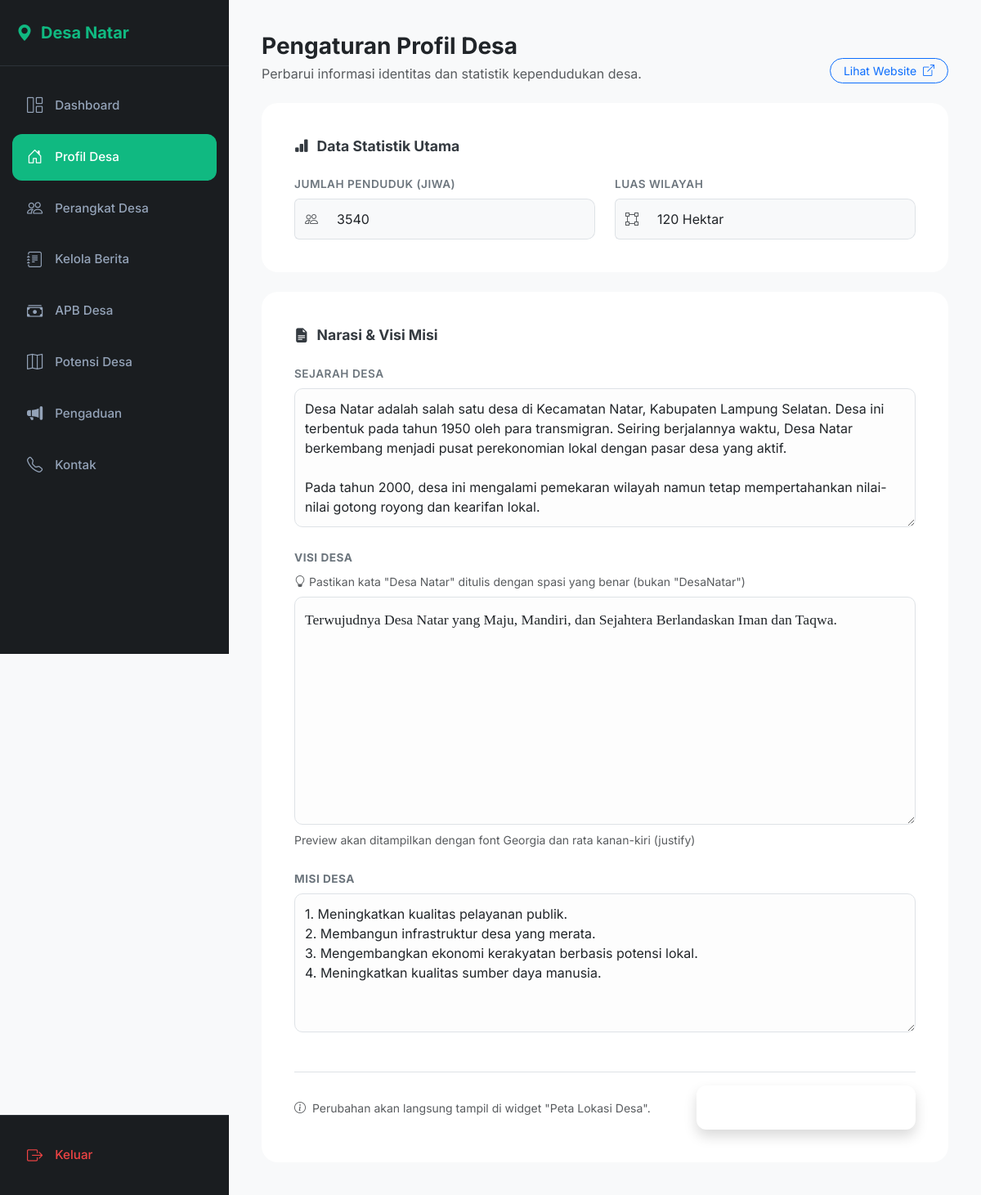
Page /admin/manage-profil.php (signed in) on the committed database.
### tables this page shows
CREATE TABLE profil (
    id INT AUTO_INCREMENT PRIMARY KEY,
    sejarah TEXT,
    visi TEXT,
    misi TEXT,
    populasi INT DEFAULT 0,
    luas_wilayah VARCHAR(50),
    batas_utara VARCHAR(100),
    batas_selatan VARCHAR(100),
    batas_timur VARCHAR(100),
    batas_barat VARCHAR(100),
    peta_lokasi_iframe TEXT
);

### admin/manage-profil.php (the view, shortened to what this page needs)
<?php
require '../config/db.php';
$query = mysqli_query($conn, "SELECT * FROM profil WHERE id = 1");
$data = mysqli_fetch_assoc($query);
?>
<!DOCTYPE html>
<html lang="id">
<head>
    <link href="https://cdn.jsdelivr.net/npm/bootstrap@5.3.0/dist/css/bootstrap.min.css" rel="stylesheet">
    <link rel="stylesheet" href="https://cdn.jsdelivr.net/npm/bootstrap-icons@1.11.0/font/bootstrap-icons.css">
</head>
<body>
<div class="d-flex">
    <nav class="sidebar" id="sidebar">
        <div class="sidebar-brand"><i class="bi bi-geo-alt-fill"></i> Desa Natar</div>
        <ul class="sidebar-menu">
            <li><a href="index.php"><i class="bi bi-grid-1x2"></i> Dashboard</a></li>
            <li><a href="manage-profil.php" class="active"><i class="bi bi-house-door"></i> Profil Desa</a></li>
            <li><a href="manage-struktur.php"><i class="bi bi-people"></i> Perangkat Desa</a></li>
            <li><a href="manage-berita.php"><i class="bi bi-journal-text"></i> Kelola Berita</a></li>
            <li><a href="manage-apbdesa.php"><i class="bi bi-cash-stack"></i> APB Desa</a></li>
            <li><a href="manage-potensi.php"><i class="bi bi-map"></i> Potensi Desa</a></li>        <li><a href="manage-pengaduan.php"><i class="bi bi-megaphone-fill"></i> Pengaduan</a></li>            <li><a href="manage-kontak.php"><i class="bi bi-telephone"></i> Kontak</a></li>
        </ul>
        <div class="logout-section">
            <a href="logout.php"><i class="bi bi-box-arrow-right"></i> Keluar</a>
        </div>
    </nav>
    <main class="main-content w-100">
        <div class="mb-4 d-flex justify-content-between align-items-end">
            <div>
                <h3 class="fw-bold mb-1">Pengaturan Profil Desa</h3>
                <p class="text-muted mb-0">Perbarui informasi identitas dan statistik kependudukan desa.</p>
            </div>
            <a href="../index.php" target="_blank" class="btn btn-outline-primary btn-sm rounded-pill px-3">Lihat Website <i class="bi bi-box-arrow-up-right ms-1"></i></a>
        </div>
        <form action="" method="POST">
            <div class="form-card mb-4">
                <div class="section-title"><i class="bi bi-bar-chart-fill"></i> Data Statistik Utama</div>
                <div class="row g-4">
                    <div class="col-md-6">
                        <label class="form-label">Jumlah Penduduk (Jiwa)</label>
                        <div class="input-group">
                            <span class="input-group-text bg-light border-end-0"><i class="bi bi-people text-muted"></i></span>
                            <input type="number" name="populasi" class="form-control bg-light border-start-0" value="<?php echo $data['populasi']; ?>" required>
                        </div>
                    </div>
                    <div class="col-md-6">
                        <label class="form-label">Luas Wilayah</label>
                        <div class="input-group">
                            <span class="input-group-text bg-light border-end-0"><i class="bi bi-bounding-box text-muted"></i></span>
                            <input type="text" name="luas_wilayah" class="form-control bg-light border-start-0" value="<?php echo $data['luas_wilayah']; ?>" required>
                        </div>
                    </div>
                </div>
            </div>
            <div class="form-card">
                <div class="section-title"><i class="bi bi-file-earmark-text-fill"></i> Narasi & Visi Misi</div>
                <div class="mb-4">
                    <label class="form-label">Sejarah Desa</label>
                    <textarea name="sejarah" class="form-control" rows="6" placeholder="Tuliskan sejarah singkat desa..."><?php echo $data['sejarah']; ?></textarea>
                </div>
                <div class="row g-4">
                    <div class="col-12">
                        <label class="form-label fw-bold">Visi Desa</label>
                        <small class="text-muted d-block mb-2">
                            <i class="bi bi-lightbulb"></i> Pastikan kata "Desa Natar" ditulis dengan spasi yang benar (bukan "DesaNatar")
                        </small>
                        <textarea name="visi" class="form-control" rows="8" style="font-family: 'Georgia', 'Times New Roman', serif; font-size: 1.1rem; line-height: 1.8;" placeholder="Contoh: Pemerintahan Desa NATAR dan Masyarakat setempat sepakat bahwa Visi adalah gambaran umum dari kondisi yang ideal..."><?php echo $data['visi']; ?></textarea>
                        <small class="text-muted mt-2 d-block">Preview akan ditampilkan dengan font Georgia dan rata kanan-kiri (justify)</small>
                    </div>
                    <div class="col-12">
                        <label class="form-label fw-bold">Misi Desa</label>
                        <textarea name="misi" class="form-control" rows="6" placeholder="Langkah-langkah pencapaian visi..."><?php echo $data['misi']; ?></textarea>
                    </div>
                </div>
                <div class="mt-5 pt-3 border-top d-flex justify-content-between align-items-center">
                    <span class="text-muted small italic"><i class="bi bi-info-circle me-1"></i> Perubahan akan langsung tampil di widget "Peta Lokasi Desa".</span>
                    <button type="submit" name="update" class="btn btn-primary btn-save text-white shadow">
                    </button>
                </div>
            </div>
        </form>
    </main>
</div>
</body>
</html>

### admin/manage-profil.php (style rules this page uses)
:root { --sidebar-bg: #1a1d20; --active-blue: #10b981; --bs-primary: #10b981; --bs-primary-rgb: 16, 185, 129; }
body { font-family: 'Inter', sans-serif; background-color: #f8f9fa; }
.sidebar { width: 280px; background: var(--sidebar-bg); height: 100vh; position: fixed; padding: 25px 0; display: flex; flex-direction: column; }
.sidebar-brand { color: var(--active-blue); font-weight: 700; font-size: 1.25rem; padding: 0 20px 25px; margin-bottom: 20px; border-bottom: 1px solid #2d3238; flex-shrink: 0; display: flex; align-items: center; gap: 10px; }
.sidebar-menu { list-style: none; padding: 0 15px; padding-bottom: 80px; margin: 0; flex-grow: 1; overflow-y: auto; }
.sidebar-menu li { margin-bottom: 6px; }
.sidebar-menu a { display: flex; align-items: center; gap: 15px; padding: 14px 18px; border-radius: 12px; text-decoration: none; color: #94a3b8; font-size: 0.95rem; font-weight: 500; transition: all 0.2s; }
.sidebar-menu a i { font-size: 1.2rem; }
.sidebar-menu a:hover, .sidebar-menu a.active { background: var(--active-blue); color: white; }
.logout-section { position: fixed; bottom: 0; left: 0; width: 280px; padding: 20px 15px; border-top: 1px solid #2d3238; background: var(--sidebar-bg); flex-shrink: 0; }
.logout-section a { display: flex; align-items: center; gap: 15px; padding: 14px 18px; border-radius: 12px; text-decoration: none; color: #ef4444; font-size: 0.95rem; font-weight: 500; transition: all 0.2s; }
.logout-section a i { font-size: 1.2rem; }
.main-content { margin-left: 280px; padding: 40px; transition: 0.3s; }
.form-card { background: #fff; border-radius: 20px; border: none; box-shadow: var(--card-shadow); padding: 40px; }
.section-title { font-size: 1.1rem; font-weight: 700; color: #343a40; margin-bottom: 20px; display: flex; align-items: center; }
.section-title i { color: var(--primary-blue); margin-right: 10px; }
.form-label { font-weight: 600; font-size: 0.85rem; color: #6c757d; text-transform: uppercase; letter-spacing: 0.5px; }
.form-control { border-radius: 10px; padding: 12px; border: 1px solid #dee2e6; background-color: #fdfdfd; }
.btn-save { background: var(--primary-blue); border: none; padding: 15px 40px; border-radius: 12px; font-weight: 700; transition: 0.3s; }

### rows in the picture
profil: populasi "3540", luas_wilayah "120 Hektar", sejarah "Desa Natar adalah salah satu desa di Kecamatan Natar, Kabupaten Lampung Selatan. Desa ini terbentuk pada tahun 1950 oleh para transmigran. Seiring berjalannya waktu, Desa Natar berkembang menjadi pusat perekonomian lokal dengan pasar desa yang aktif. Pada tahun 2000, desa ini mengalami pemekaran wilayah namun tetap mempertahankan nilai-nilai gotong royong dan kearifan lokal.", visi "Terwujudnya Desa Natar yang Maju, Mandiri, dan Sejahtera Berlandaskan Iman dan Taqwa.", misi "1. Meningkatkan kualitas pelayanan publik. 2. Membangun infrastruktur desa yang merata. 3. Mengembangkan ekonomi kerakyatan berbasis potensi lokal. 4. Meningkatkan kualitas sumber daya manusia."
